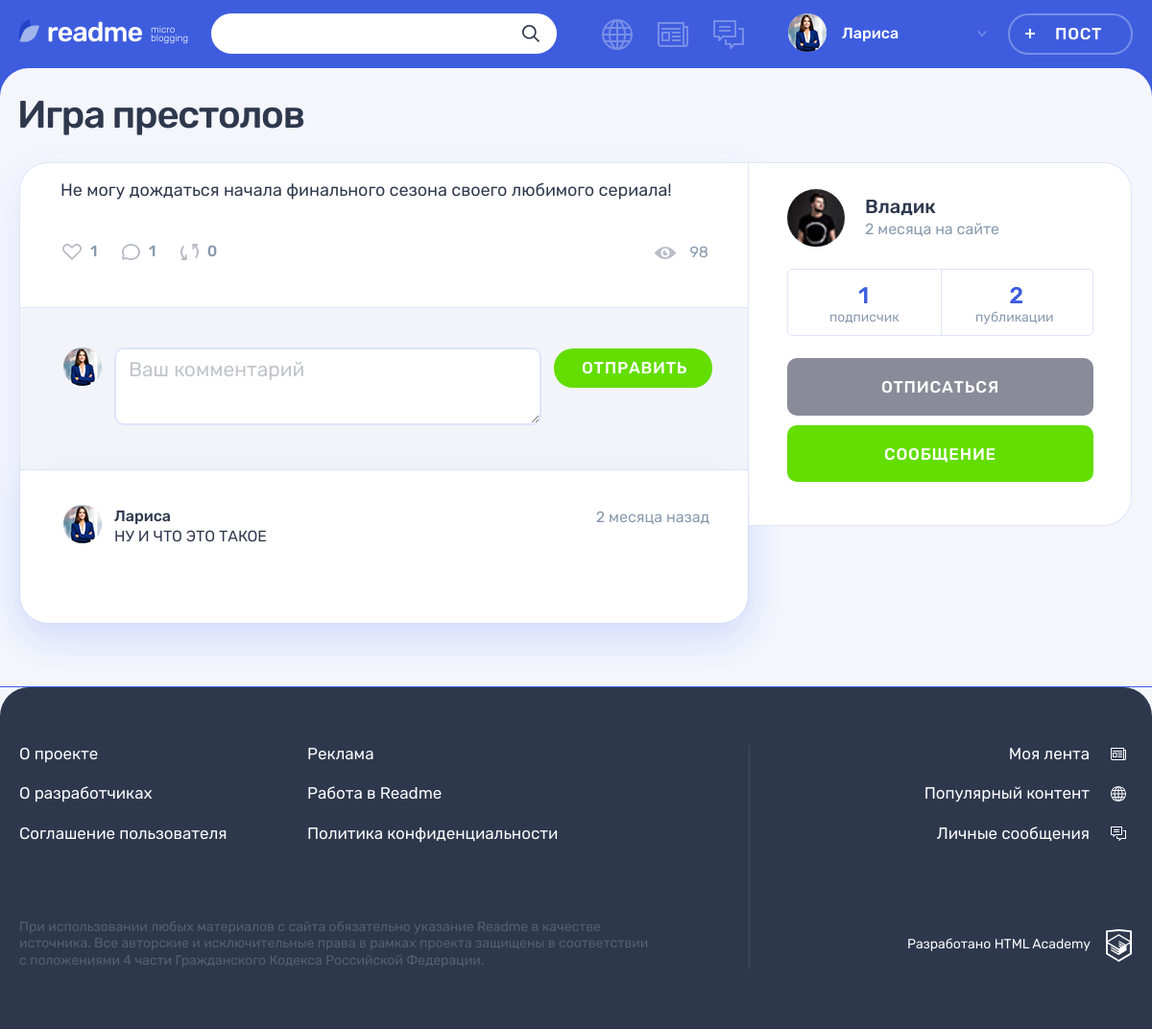
The page /post.php?post-id=2 (signed in) on the database its author committed.
### tables this page shows
CREATE TABLE IF NOT EXISTS users (
  id_user INT UNSIGNED AUTO_INCREMENT,
  user_login VARCHAR(64) NOT NULL,
  email VARCHAR(128) UNIQUE NOT NULL,
  password VARCHAR(128) NOT NULL,
  registration_date DATETIME(6) NOT NULL,
  avatar_link VARCHAR(256),
  PRIMARY KEY (`id_user`)
);

CREATE TABLE IF NOT EXISTS posts (
  id_post INT UNSIGNED AUTO_INCREMENT,
  post_date DATETIME(6) NOT NULL,
  title VARCHAR(256),
  text_content TEXT,
  quote_author VARCHAR(256) default '',
  image_link VARCHAR(256) default '',
  video_link VARCHAR(256) default '',
  website_link VARCHAR(256) default '',
  repost TINYINT(1) default 0,
  id_author INT(10) default NULL,
  original_post_id INT(10) default NULL,
  number_of_views INT,
  id_user INT UNSIGNED,
  content_type VARCHAR(64) NOT NULL,
  PRIMARY KEY (`id_post`),
  FOREIGN KEY (`id_user`) REFERENCES users(`id_user`)
);

CREATE TABLE IF NOT EXISTS comments (
  id_comment INT UNSIGNED AUTO_INCREMENT,
  comment_date DATETIME(6) NOT NULL,
  comment_text TEXT NOT NULL,
  id_user INT UNSIGNED,
  id_post INT UNSIGNED,
  PRIMARY KEY (`id_comment`),
  FOREIGN KEY (`id_user`) REFERENCES users(`id_user`),
  FOREIGN KEY (`id_post`) REFERENCES posts(`id_post`)
);

### templates/post-details.php (the view, shortened to what the rows shown need)
<div class="page__main page__main--publication">
  <div class="container">
    <h1 class="page__title page__title--publication"><?= $card['title'] ?></h1>
    <section class="post-details">
      <div class="post-details__wrapper post-photo">
        <div class="post-details__main-block post post--details">
          <?php if ($card["content_type"] === "post-quote") : ?>
            <div class="post-details__image-wrapper post-quote">
              <div class="post__main">
                <blockquote>
                  <p>
                    <?= $card['text_content']; ?>
                  </p>
                  <cite><?= $card['quote_author']; ?></cite>
                </blockquote>
              </div>
            </div>
          <?php elseif ($card["content_type"] === "post-text") : ?>
            <div class="post-details__image-wrapper post-text">
              <div class="post__main">
                <p>
                  <?= $card['text_content']; ?>
                </p>
              </div>
            </div>
          <?php elseif ($card["content_type"] === "post-video") : ?>
            <div class="post-details__image-wrapper post-photo__image-wrapper">
              <?= embed_youtube_video($card["video_link"]); ?>
            </div>
          <?php endif; ?>
          <div class="post__indicators">
            <div class="post__buttons">
              <a class="post__indicator post__indicator--likes button" href="/likes.php?postId=<?= $card["id_post"]; ?>&amilike=<?= $card['amILikeThisPost'] ? 'yes' : 'no'; ?>" title="Лайк">
              </a>
              <a class="post__indicator post__indicator--comments button" href="#" title="Комментарии">
              </a>
              <a class="post__indicator post__indicator--repost button" href="/repost.php?id_post=<?= $card["id_post"]; ?>" title="Репост">
              </a>
            </div>
            <span class="post__view"><?= $card["number_of_views"]; ?></span>
          </div>
          <div class="comments">
            <form class="comments__form form" action="/comment.php" method="post">
              <div class="comments__my-avatar">
                <img class="comments__picture" src="<?= $avatar[0]["avatar_link"]; ?>" width="40" height="40" alt="<?= !empty($avatar[0]["avatar_link"]) ? 'Аватар профиля.' : ''; ?>">
              </div>
            </form>
            <div class="comments__list-wrapper">
              <ul class="comments__list">
                <? if (isset($comments)) : ?>
                  <? foreach ($comments as $key => $comment) : ?>
                    <li class="comments__item user">
                      <div class="comments__avatar">
                        <a class="user__avatar-link" href="/profile.php?id=<?= $comment["id_user"]; ?>&active=posts">
                          <img class="comments__picture" src="<?= $comment['avatar_link']; ?>" alt="<?= !empty($comment["avatar_link"]) ? 'Аватар пользователя.' : ''; ?>" width="40" height="40">
                        </a>
                      </div>
                      <div class="comments__info">
                        <div class="comments__name-wrapper">
                          <a class="comments__user-name" href="#">
                            <span><?= $comment['user_login']; ?></span>
                          </a>
                          <time class="post__time" datetime="<?= $dataForDatatime = date('Y-m-d H:i:s', strtotime($comment["comment_date"])); ?>" title="<?= date('%d.%m.%Y %H:%M', strtotime($comment["comment_date"])); ?>">
                            <? if (empty(createTextForDate($dataForDatatime))) : ?>
                              только что
                            <? else : ?>
                              <?= createTextForDate($dataForDatatime); ?> назад
                            <? endif; ?>
                          </time>
                        </div>
                        <p class="comments__text">
                          <?= $comment['comment_text']; ?>
                        </p>
                      </div>
                    </li>
                  <? endforeach; ?>
                <? endif; ?>
              </ul>
            </div>
          </div>
        </div>
        <div class="post-details__user user">
          <div class="post-details__user-info user__info">
            <div class="post-details__avatar user__avatar">
              <a class="post-details__avatar-link user__avatar-link" href="/profile.php?id=<?= $card["id_user"]; ?>&active=posts">
                <img class="post-details__picture user__picture" src="/<?= $card["avatar_link"]; ?>" alt="<?= !empty($card["avatar_link"]) ? 'Аватар пользователя.' : ''; ?>" width="60" height="60">
              </a>
            </div>
            <div class="post-details__name-wrapper user__name-wrapper">
              <a class="post-details__name user__name" href="/profile.php?id=<?= $card["id_user"]; ?>&active=posts">
                <span><?= $card["user_login"]; ?></span>
              </a>
              <time class="post__time" datetime="<?= $dataForDatatime = date('Y-m-d H:i:s', strtotime($card["registration_date"])); ?>" title="<?= date('%d.%m.%Y %H:%M', strtotime($card["registration_date"])); ?>"><?= createTextForDate($dataForDatatime); ?> на сайте</time>
            </div>
          </div>
        </div>
      </div>
    </section>
  </div>
</div>

### templates/layout.php (shortened to what the rows shown need)
<!DOCTYPE html>
<html lang="ru">
<head>
  <link rel="stylesheet" href="css/main.css">
</head>
<body class="page">
  <header class="header">
    <div class="header__wrapper container">
      <? if (empty($_GET['registration'])) : ?>
        <form class="header__search-form form" action="/search.php" method="get" autocomplete="off">
          <div class="header__search">
            <input class="header__search-input form__input" type="search" value="<?= substr($query, 0, 1) !== '#' ? $query : ''; ?>" name='search'>
            <button class="header__search-button button" type="submit">
              <svg class="header__search-icon" width="18" height="18">
                <use xlink:href="#icon-search"></use>
              </svg>
            </button>
          </div>
        </form>
        <div class="header__nav-wrapper">
          <nav class="header__nav">
            <ul class="header__my-nav">
              <li class="header__my-page header__my-page--popular">
                <a class="header__page-link <?= $_SERVER['SCRIPT_NAME'] === '/popular.php' ? 'header__page-link--active' : ''; ?>" href="/popular.php?page=1" title="Популярный контент">
                </a>
              </li>
              <li class="header__my-page header__my-page--feed">
                <a class="header__page-link <?= $_SERVER['SCRIPT_NAME'] === '/feed.php' ? 'header__page-link--active' : ''; ?>" href="/feed.php?filter=all" title="Моя лента">
                </a>
              </li>
              <li class="header__my-page header__my-page--messages">
                <a class="header__page-link <?= $_SERVER['SCRIPT_NAME'] === '/messages.php' ? 'header__page-link--active' : ''; ?>" href="/messages.php" title="Личные сообщения">
                </a>
              </li>
            </ul>
            <ul class="header__user-nav">
              <li class="header__profile">
                <a class="header__profile-link" href="#">
                  <div class="header__avatar-wrapper">
                    <img class="header__profile-avatar" src="<?= $avatar[0]["avatar_link"]; ?>" width="40" height="40" alt="<?= !empty($avatar[0]["avatar_link"]) ? 'Аватар профиля.' : ''; ?>">
                  </div>
                  <div class="header__profile-name">
                    <span>
                      <?= $_SESSION['username'] ? $_SESSION['username'] : '' ?>
                    </span>
                    <svg class="header__link-arrow" width="10" height="6">
                      <use xlink:href="#icon-arrow-right-ad"></use>
                    </svg>
                  </div>
                </a>
              </li>
              <? if ($_SERVER['SCRIPT_NAME'] !== '/add.php') : ?>
                <li>
                  <a class="header__post-button button button--transparent" href="/add.php?filter=text">Пост</a>
                </li>
              <? else : ?>
                <li>
                  <a class="header__post-button header__post-button--active button button--transparent" href="/feed.php?filter=all">Закрыть</a>
                </li>
              <? endif; ?>
            </ul>
          </nav>
        </div>
      <? endif; ?>
    </div>
  </header>
  <main class="content"><?= $content; ?></main>
</body>
</html>

### rows shown on the page
users: avatar_link (picture)
posts: title "Игра престолов", text_content "Не могу дождаться начала финального сезона своего любимого сериала!", number_of_views "98", id_user.avatar_link (picture), id_user.user_login "Владик", id_user.registration_date "2 месяца"
comments: id_user.avatar_link (picture), id_user.user_login "Лариса", comment_date "2 месяца", comment_text "НУ И ЧТО ЭТО ТАКОЕ"

### other values the page prints
$_SESSION['username'] "Лариса"
$card['likes_amount'] "1"
$card['comments_amount'] "1"
$card['reposts_amount'] "0"
$card["subs_amount"] "1"
$postsAmount "2"
